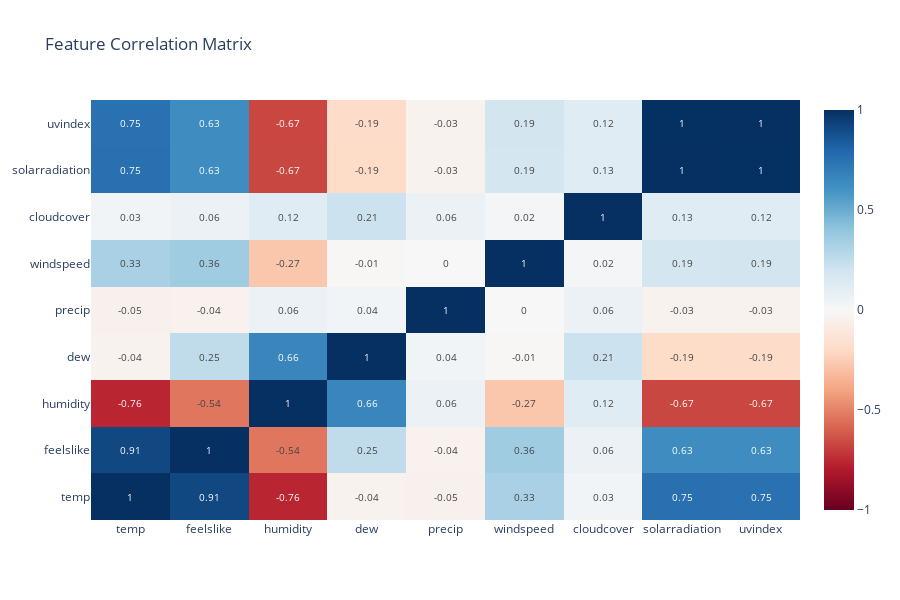

Notebook cell for this chart:
### Code cell
# Feature Correlation Analysis
numerical_cols = df.select_dtypes(include=[np.number]).columns.tolist()
numerical_cols = [col for col in numerical_cols if col != 'datetime']

# Focus on key weather features
key_features = ['temp', 'feelslike', 'humidity', 'dew', 'precip', 
                'windspeed', 'cloudcover', 'solarradiation', 'uvindex']
key_features = [f for f in key_features if f in numerical_cols]

corr_matrix = df[key_features].corr()

fig = go.Figure(data=go.Heatmap(
    z=corr_matrix.values,
    x=corr_matrix.columns,
    y=corr_matrix.columns,
    colorscale='RdBu',
    zmid=0,
    text=corr_matrix.values.round(2),
    texttemplate='%{text}',
    textfont={"size": 10}
))

fig.update_layout(
    title='Feature Correlation Matrix',
    height=600,
    xaxis={'side': 'bottom'},
)
fig.show()

# Top correlations with temperature
temp_corr = corr_matrix['temp'].drop('temp').sort_values(ascending=False)
print("\nTop features correlated with temperature:")
print(temp_corr)

### Figure 1 — Plotly figure (JSON) as saved in the notebook; plotly's stock layout.template omitted (floating-point values rounded to 4 significant figures)
{"data": [{"colorscale": [[0, "rgb(103,0,31)"], [0.1, "rgb(178,24,43)"], [0.2, "rgb(214,96,77)"], [0.3, "rgb(244,165,130)"], [0.4, "rgb(253,219,199)"], [0.5, "rgb(247,247,247)"], [0.6, "rgb(209,229,240)"], [0.7, "rgb(146,197,222)"], [0.8, "rgb(67,147,195)"], [0.9, "rgb(33,102,172)"], [1, "rgb(5,48,97)"]], "text": [[1.0, 0.91, -0.76, -0.04, -0.05, 0.33, 0.03, 0.75, 0.75], [0.91, 1.0, -0.54, 0.25, -0.04, 0.36, 0.06, 0.63, 0.63], [-0.76, -0.54, 1.0, 0.66, 0.06, -0.27, 0.12, -0.67, -0.67], [-0.04, 0.25, 0.66, 1.0, 0.04, -0.01, 0.21, -0.19, -0.19], [-0.05, -0.04, 0.06, 0.04, 1.0, 0.0, 0.06, -0.03, -0.03], [0.33, 0.36, -0.27, -0.01, 0.0, 1.0, 0.02, 0.19, 0.19], [0.03, 0.06, 0.12, 0.21, 0.06, 0.02, 1.0, 0.13, 0.12], [0.75, 0.63, -0.67, -0.19, -0.03, 0.19, 0.13, 1.0, 1.0], [0.75, 0.63, -0.67, -0.19, -0.03, 0.19, 0.12, 1.0, 1.0]], "textfont": {"size": 10}, "texttemplate": "%{text}", "type": "heatmap", "x": ["temp", "feelslike", "humidity", "dew", "precip", "windspeed", "cloudcover", "solarradiation", "uvindex"], "y": ["temp", "feelslike", "humidity", "dew", "precip", "windspeed", "cloudcover", "solarradiation", "uvindex"], "z": [[1.0, 0.9116, -0.7628, -0.03834, -0.04661, 0.3284, 0.03207, 0.7538, 0.7533], [0.9116, 1.0, -0.5355, 0.2544, -0.04179, 0.3554, 0.06272, 0.6303, 0.6298], [-0.7628, -0.5355, 1.0, 0.6611, 0.06257, -0.2749, 0.1231, -0.6696, -0.6683], [-0.03834, 0.2544, 0.6611, 1.0, 0.03636, -0.007067, 0.2148, -0.194, -0.1927], [-0.04661, -0.04179, 0.06257, 0.03636, 1.0, 5.513e-05, 0.06273, -0.03297, -0.03274], [0.3284, 0.3554, -0.2749, -0.007067, 5.513e-05, 1.0, 0.02339, 0.1865, 0.187], [0.03207, 0.06272, 0.1231, 0.2148, 0.06273, 0.02339, 1.0, 0.1251, 0.1247], [0.7538, 0.6303, -0.6696, -0.194, -0.03297, 0.1865, 0.1251, 1.0, 0.9974], [0.7533, 0.6298, -0.6683, -0.1927, -0.03274, 0.187, 0.1247, 0.9974, 1.0]], "zmid": 0}], "layout": {"height": 600, "title": {"text": "Feature Correlation Matrix"}, "xaxis": {"side": "bottom"}}}
